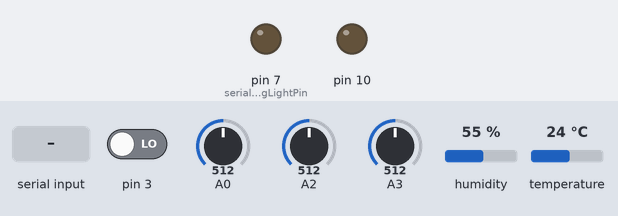
The sketch below on a simulated Arduino Uno, built for the host (arithmetic inside an expression is 32-bit, double 64-bit). Parts: output pins drawn as LEDs (lit = HIGH). Dashed ring = blinking. The inputs (shaded band) are chosen by the test bench; at power-on: pin 3 LOW, A0 = 512, A2 = 512, A3 = 512, humidity 55 %, temperature 24 °C.

Above: at 1.2 s.
1.3 s: "1" received over the second serial link
At 1.9 s:
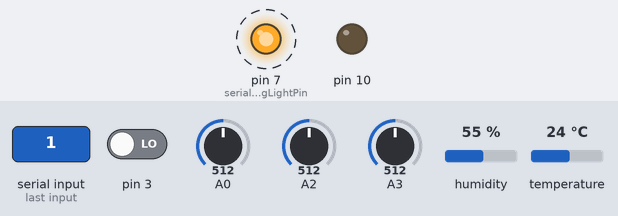
Timing chart, 0 to 11.4 s (numbered marks = the images above; inputs shaded):
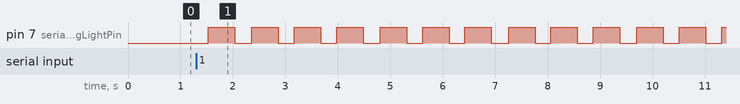

The sketch:

Main.ino
```cpp
#include <SoftwareSerial.h>
#include <ArduinoJson.h>

#include "DHT.h"
#define DHTPIN 2
#define DHTTYPE DHT11

DHT dht(DHTPIN, DHTTYPE);

SoftwareSerial s(5,6);

int lightVal;
int nutriVal;
int waterVal;
float phVal;
float tempVal;
float humidityVal;

int serialSendingLightPin = 7;


void setup()
{
  pinMode(serialSendingLightPin, OUTPUT);
  pinMode(10, OUTPUT);

  s.begin(9600);
  dht.begin();

  digitalWrite(10, LOW);
}

void loop()
{
  nutriVal = getNutriLevelSensorVal();
  waterVal = getWaterLevelSensorVal();
  phVal = getpHSensorVal();
  lightVal = getLightSensorVal();
  humidityVal = getHumidityVal();
  tempVal = getAirTempVal();

  SerialJSONCommunication();


}
```

GetSensors.ino
```cpp
int getNutriLevelSensorVal()
{
  int value = analogRead(A3);  // Dummy pin number

  return value;


}

int getWaterLevelSensorVal()
{
  int value = analogRead(A2);


  return value;


}

float getpHSensorVal()
{
  unsigned long int avgValue;
  float b;
  int buf[10], temp;
  int sensorValue = 0;
  float calibration = 21.34;


  for (int i = 0; i < 10; i++)
  {
    buf[i] = analogRead(A0); // Dummy pin
    delay(30);
  }

  for (int i = 0; i < 9; i++)
  {
    for (int j = i+1; j < 10; j++)
    {
      if (buf[i] > buf[j])
      {
        temp = buf[i];
        buf[i] = buf[j];
        buf[j] = temp;
      }
    }
  }

  avgValue = 0;

  for (int i = 2; i < 8; i++)
  {
    avgValue += buf[i];
  }

  float pHVol = (float)avgValue*5.0/1024/6;
  float phValue = -5.70 * pHVol + calibration + 11;

//Serial.print("sensor = ");
//Serial.println(phValue);

return phValue;

delay(500);

}

int getLightSensorVal()
{
  int value = digitalRead(3);
//Serial.println(value);


  if (value)
  {
    return 1;   // Light is NOT ON
  }
  else
  {
    return 0; // Light is ON
  }

}

float getHumidityVal()
{
   float h = dht.readHumidity();

   if (isnan(h))
   {
    Serial.println("Failed to read Humidity!");
    return 0;
   }
   else
   {
    return h;
   }

}

float getAirTempVal()
{
  float t = dht.readTemperature();

   if (isnan(t))
   {
    Serial.println("Failed to read Air Temperature!");
    return 0;

   }
   else
   {
    return t;
   }
}


float getWaterTempSensorVal()
{
  return 25;
}
```

SerialCom.ino
```cpp
void SerialJSONCommunication()
{


  StaticJsonBuffer<1000> jsonBuffer;
  JsonObject& root = jsonBuffer.createObject();

  root["ph"] = phVal;
  root["nutri"] = nutriVal;
  root["water"] = waterVal;
  root["light"] = lightVal;
  root["humidity"] = humidityVal;
  root["temp"] = tempVal;


  if (s.available() > 0)
  {
    digitalWrite(serialSendingLightPin, HIGH);
    root.printTo(s);
    delay(500);
    digitalWrite(serialSendingLightPin, LOW);
  }


}
```

Measured:
- after the input at 1.3 s, pin 7 (serialSendingLightPin): alternates HIGH for 0.51 s and LOW for 0.30 s, starting after 0.23 s
